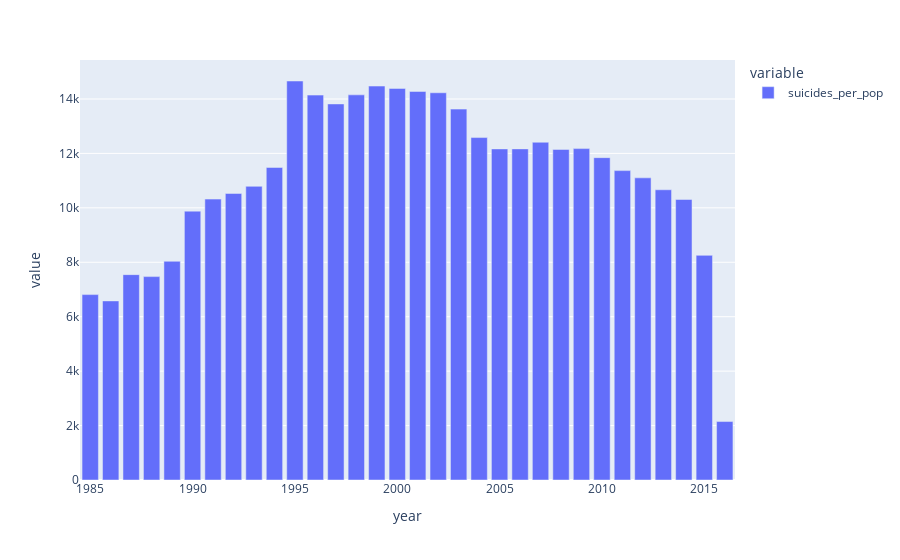

This figure's notebook cell:
### Code cell
px.bar(Suicide_by_yearUS)

### Figure 1 — Plotly figure (JSON) as saved in the notebook; plotly's stock layout.template omitted (floating-point values rounded to 4 significant figures)
{"data": [{"alignmentgroup": "True", "hovertemplate": "variable=suicides_per_pop<br>year=%{x}<br>value=%{y}<extra></extra>", "legendgroup": "suicides_per_pop", "marker": {"color": "#636efa", "pattern": {"shape": ""}}, "name": "suicides_per_pop", "offsetgroup": "suicides_per_pop", "orientation": "v", "showlegend": true, "textposition": "auto", "type": "bar", "x": [1985, 1986, 1987, 1988, 1989, 1990, 1991, 1992, 1993, 1994, 1995, 1996, 1997, 1998, 1999, 2000, 2001, 2002, 2003, 2004, 2005, 2006, 2007, 2008, 2009, 2010, 2011, 2012, 2013, 2014, 2015, 2016], "xaxis": "x", "y": [6812.0, 6580.0, 7545.0, 7473.0, 8037.0, 9879.0, 10320.0, 10530.0, 10790.0, 11480.0, 14660.0, 14140.0, 13820.0, 14150.0, 14470.0, 14390.0, 14280.0, 14230.0, 13630.0, 12580.0, 12160.0, 12170.0, 12410.0, 12150.0, 12180.0, 11840.0, 11370.0, 11100.0, 10660.0, 10310.0, 8254.0, 2147.0], "yaxis": "y"}], "layout": {"barmode": "relative", "legend": {"title": {"text": "variable"}, "tracegroupgap": 0}, "margin": {"t": 60}, "xaxis": {"anchor": "y", "domain": [0, 1], "title": {"text": "year"}}, "yaxis": {"anchor": "x", "domain": [0, 1], "title": {"text": "value"}}}}
